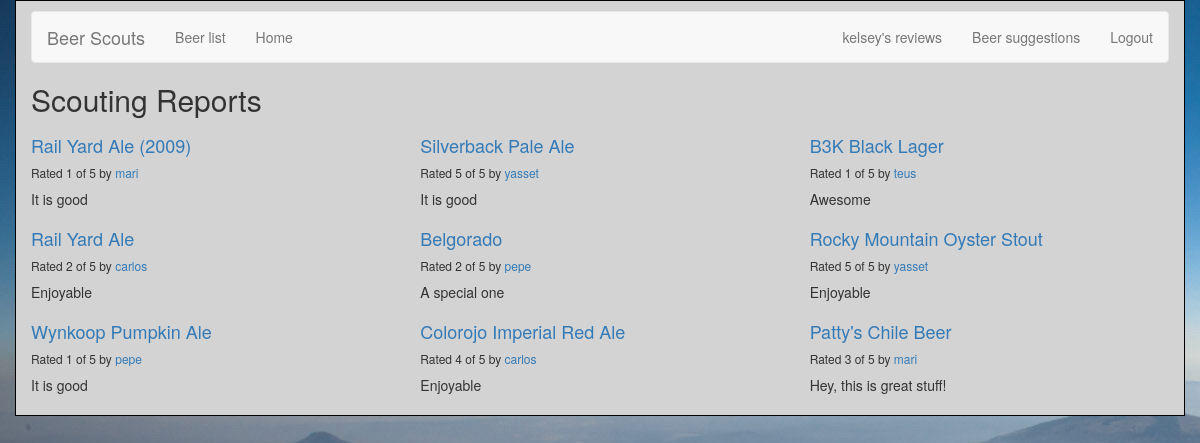
The app's page /reviews/ (signed in) with its own data.
### reviews/models.py (models this page shows, shortened)
class Review(models.Model):
    RATING_CHOICES = (
        (1, '1'),
        (2, '2'),
        (3, '3'),
        (4, '4'),
        (5, '5'),
    )
    beer = models.ForeignKey(Beer, on_delete=models.CASCADE,)
    pub_date = models.DateTimeField('date published')
    user_name = models.CharField(max_length=100)
    comment = models.CharField(max_length=200)
    rating = models.IntegerField(choices=RATING_CHOICES)

class Beer(models.Model):
    name = models.CharField(max_length=200)
    abv = models.CharField(max_length=200)
    ibu = models.CharField(max_length=200)
    style = models.CharField(max_length=200)
    ounces = models.CharField(max_length=200)

### reviews/views.py (the view)
def review_list(request):
    latest_review_list = Review.objects.order_by('-pub_date')[:9]
    context = {'latest_review_list':latest_review_list}
    return render(request, 'reviews/review_list.html', context)

### reviews/templates/reviews/review_list.html
{% extends 'base.html' %}
  {% block title %}
  <h2>Scouting Reports</h2>
  {% endblock %}
  {% block content %}
  {% if latest_review_list %}
  <div class="row">
      {% for review in latest_review_list %}
      <div class="col-xs-6 col-lg-4">
          <h4><a href="{% url 'reviews:review_detail' review.id %}">
          {{ review.beer.name }}
          </a></h4>
          <h6>Rated {{ review.rating }} of 5 by <a href="{% url 'reviews:user_review_list' review.user_name %}" >{{ review.user_name }}</a></h6>
          <p>{{ review.comment }}</p>
      </div>
      {% endfor %}
  </div>
  {% else %}
  <p>No reviews are available.</p>
  {% endif %}
  {% endblock %}

### templates/base.html (shortened to what this page needs)
{% load bootstrap3 %}
{%load static%}
<link rel="stylesheet" href="{% static 'reviews/style.css'%}" type="text/css">
{% bootstrap_css %}
{% block bootstrap3_content %}
<div class="container">
    <nav class="navbar navbar-default">
        <div class="navbar-header">
            <a class="navbar-brand" href="{% url 'reviews:review_list' %}">Beer Scouts</a>
        </div>
        <div id="navbar" class="navbar-collapse collapse">
            <ul class="nav navbar-nav">
                <li><a href="{% url 'reviews:beer_list' %}">Beer list</a></li>
                <li><a href="{% url 'reviews:review_list' %}">Home</a></li>
            </ul>
            <ul class="nav navbar-nav navbar-right">
            {% if user.is_authenticated %}
                <li><a href="{% url 'reviews:user_review_list' user.username %}">{{ user.username }}'s reviews</a></li>
                <li><a href="{% url 'reviews:user_recommendation_list' %}">Beer suggestions</a></li>
                <li><a href="{% url 'auth:logout' %}">Logout</a></li>
                {% else %}
                <li><a href="{% url 'auth:login' %}">Login</a></li>
                <li><a href="/accounts/register">Register</a></li>
                {% endif %}
            </ul>
        </div>
    </nav>
    <h1>{% block title %}(no title){% endblock %}</h1>
    {% block content %}(no content){% endblock %}
</div>
{% endblock %}

### reviews/static/reviews/style.css (style rules this page uses)
.container { margin: auto; width: 80%; border: 1px solid black; padding: 10px; background-color: lightgray; box-shadow: gray; }
a { color: black; }
h1 { font-style: oblique; align-items: center; }
h4 { color: black; }

### records on screen
Review: beer.name "Rail Yard Ale (2009)", rating "1", user_name "mari", comment "It is good"
Review: beer.name "Silverback Pale Ale", rating "5", user_name "yasset", comment "It is good"
Review: beer.name "B3K Black Lager", rating "1", user_name "teus", comment "Awesome"
Review: beer.name "Rail Yard Ale", rating "2", user_name "carlos", comment "Enjoyable"
Review: beer.name "Belgorado", rating "2", user_name "pepe", comment "A special one"
Review: beer.name "Rocky Mountain Oyster Stout", rating "5", user_name "yasset", comment "Enjoyable"
Review: beer.name "Wynkoop Pumpkin Ale", rating "1", user_name "pepe", comment "It is good"
Review: beer.name "Colorojo Imperial Red Ale", rating "4", user_name "carlos", comment "Enjoyable"
Review: beer.name "Patty's Chile Beer", rating "3", user_name "mari", comment "Hey, this is great stuff!"

### other values on screen
{{ user.username }} "kelsey"
